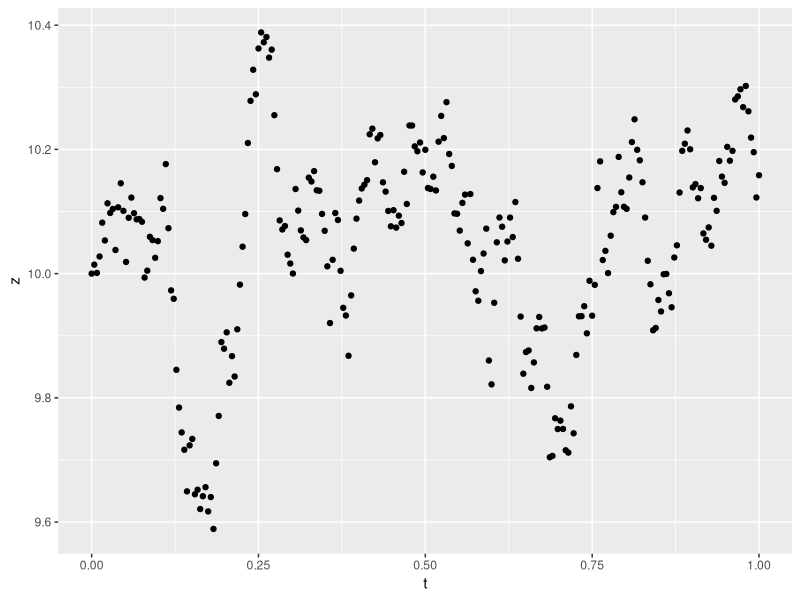
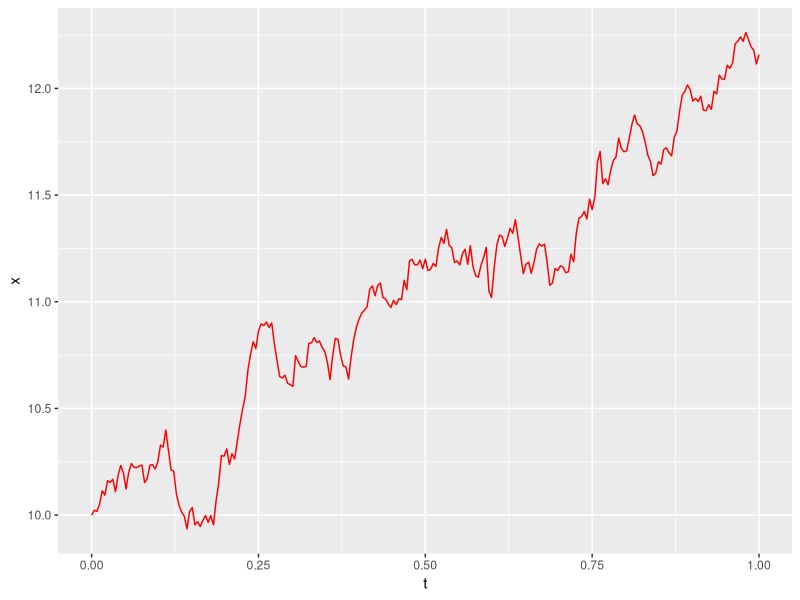
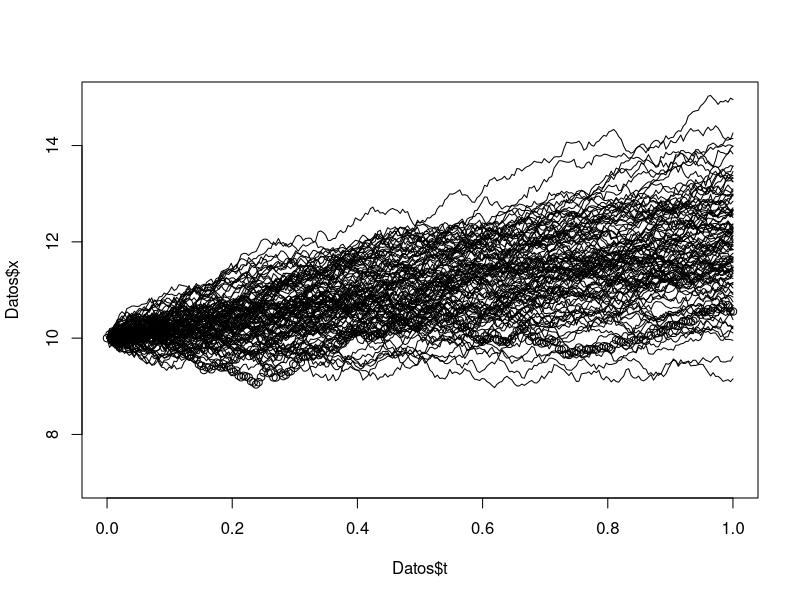
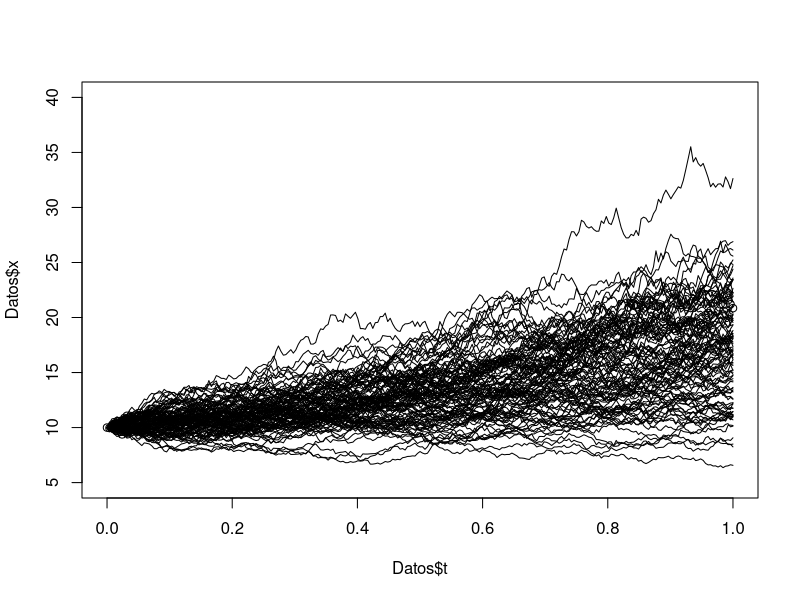
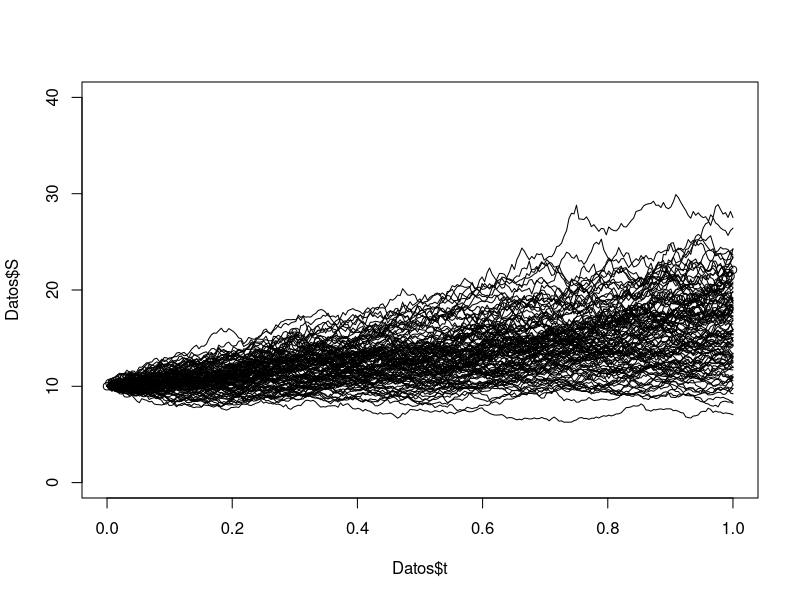

Here is the R script that generated these plots, in order:
## ---- chunk 1
rm(list = ls())
graphics.off()
## ---- chunk 2
library (tidyverse)
#library(knitr)
#library (purrr)
#library (ggplot2)
#library (tidyr)
#library (quantmod)
library(flextable)
## ---- chunk 3
dt <- 1/252
z0 <- 10 # cifra elegida al azar

eps <- rnorm (n = 1, mean = 0, sd = 1) #1 repetición, con media 1  y desvío estándar 1
#Nota: En la clase colocó m = 0 lo cual no es un argumento válido
dz <- eps*sqrt (dt)
z_dt <- z0 + dz

eps <- rnorm (n = 1, mean = 0, sd = 1) #1 repetición, con media 1  y desvío estándar 1
dz <- eps*sqrt (dt)
z_2dt <- z_dt + dz
## ---- chunk 4
tibble (t = seq (0, 1, by = dt)) %>%
  mutate (eps = rnorm(n=n(), mean = 0, sd = 1)) #n() trae el número de repeticiones
## ---- chunk 5
tibble (t = seq (0, 1, by = dt)) %>%
  mutate (eps = c(NA,rnorm(n=n()-1, mean = 0, sd = 1))) #hay que poner n()-1 si no da error

Datos <- tibble (t = seq (0, 1, by = dt)) %>%
  mutate (eps = c(NA,rnorm(n=n()-1, mean = 0, sd = 1)), dz = eps*sqrt(dt))
## ---- chunk 6
z <- rep (NA, nrow(Datos))
z[1] <- z0 #número elegido al azar, viene dado por la info disponible
for (i in 2:nrow(Datos)){
  z[i] <- z[i-1] + Datos$dz[i]
}
Datos <- Datos %>%
  mutate(z)

ggplot (data=Datos, aes (x=t, y=z))+
  geom_point()
        

## ---- chunk 7
x0 <- 10
a <- 2
b <- 1

Datos <- Datos %>%
  mutate (dx = a * dt + b * dz)

x <- rep(NA, nrow(Datos))
x[1] <- x0
for (i in 2:nrow(Datos)){
  x[i] <- x[i-1] + Datos$dx[i]
}

Datos <- Datos %>%
  mutate (x)

ggplot(data = Datos, aes (x=t, y=x))+
  geom_line (col="red")


## ---- chunk 8
#Borrar todos los datos
rm(list = ls())
graphics.off()

dt <- 1/252
x0 <- 10 #cifra elegida al azar
a <- 2
b <- 1


  
Datos <- tibble (t = seq (0, 1, by = dt)) %>%
  mutate (eps = c(NA,rnorm(n=n()-1, mean = 0, sd = 1)), 
          dz = eps*sqrt(dt))

Datos <- Datos %>%
  mutate (dx = a * dt + b * dz)

x <- rep(NA, nrow(Datos))
x[1] <- x0
for (i in 2:nrow(Datos)){
  x[i] <- x[i-1] + Datos$dx[i]
}

Datos <- Datos %>%
  mutate (x)

plot (Datos$t, Datos$x, ylim = c(7,15)) #límite para la visualización del gráfico

for (k in 1:100){
  
Datos <- tibble (t = seq (0, 1, by = dt)) %>%
  mutate (eps = c(NA,rnorm(n=n()-1, mean = 0, sd = 1)), 
          dz = eps*sqrt(dt))

Datos <- Datos %>%
  mutate (dx = a * dt + b * dz)  
  
x <- rep (NA, nrow(Datos))
x[1] <- x0


x[1] <- x0
for (i in 2:nrow(Datos)){
  x[i] <- x[i-1] + Datos$dx[i]
}

Datos <- Datos %>%
  mutate (x)
lines (Datos$t, Datos$x)
}

## ---- chunk 9
#Borrar todos los datos
rm(list = ls())
graphics.off()

dt <- 1/252
x0 <- 10 #cifra elegida al azar
a <- 50/100
b <- 30/100

# Crear vector de tiempos y simular valores aleatorios eps ~ N(0,1)
Datos <- tibble (t = seq (0, 1, by = dt)) %>%
  mutate(eps = c(NA,rnorm(n=n()-1, mean = 0, sd = 1)), 
          dz = eps*sqrt(dt))


x <- rep(NA, nrow(Datos))
dx <- rep (NA, nrow(Datos))
x[1] <- x0
# Construir el proceso acumulando dx
for (i in 2:nrow(Datos)){
  dx[i] = x[i-1]* a * dt + x[i-1]* b * Datos$dz[i]
  x[i] <- x[i-1] + dx[i]
}

Datos <- Datos %>%
  mutate (dx,
          x)

plot (Datos$t, Datos$x, ylim = c(5,40)) #límite para la visualización del gráfico

for (k in 1:100){
  
Datos <- tibble (t = seq (0, 1, by = dt)) %>%
  mutate (eps = c(NA,rnorm(n=n()-1, mean = 0, sd = 1)), 
          dz = eps*sqrt(dt))


x <- rep(NA, nrow(Datos))
dx <- rep(NA, nrow(Datos))
x[1] <- x0
  for (i in 2:nrow(Datos)) {
    dx[i] <- x[i - 1] * a * dt + x[i - 1] * b * Datos$dz[i]  # igual que arriba
    x[i] <- x[i - 1] + dx[i]
  }


Datos <- Datos %>%
  mutate (x)
lines (Datos$t, Datos$x)

}

## ---- chunk 10
#Borrar todos los datos
rm(list = ls())
graphics.off()

dt <- 1/252
S0 <- 10 #cifra elegida al azar
mu <- 50/100
sigma <- 30/100

  
Datos <- tibble (t = seq (0, 1, by = dt)) %>%
  mutate (eps = c(NA,rnorm(n=n() - 1, mean = 0, sd = 1)))

S <- rep(NA, nrow(Datos))
S[1] <- S0
for (i in 2:nrow(Datos)){
  S[i] = S[i-1]* exp  ( (mu - 0.5 * sigma ^ 2) * dt + sigma * Datos$eps[i]*sqrt(dt) )
}

Datos <- Datos %>%
  mutate (S)

plot (Datos$t, Datos$S, ylim = c(0,40)) #límite para la visualización del gráfico

for (k in 1:100){
  
Datos <- tibble (t = seq (0, 1, by = dt)) %>%
  mutate (eps = c(NA,rnorm(n=n()-1, mean = 0, sd = 1)))

S <- rep(NA, nrow(Datos))
S[1] <- S0
for (i in 2:nrow(Datos)){
  S[i] = S[i-1]* exp  ( (mu - 0.5 * sigma ^ 2) * dt + sigma * Datos$eps[i]*sqrt(dt) )  
  
}

Datos <- Datos %>%
  mutate (S)
lines (Datos$t, Datos$S)
}
